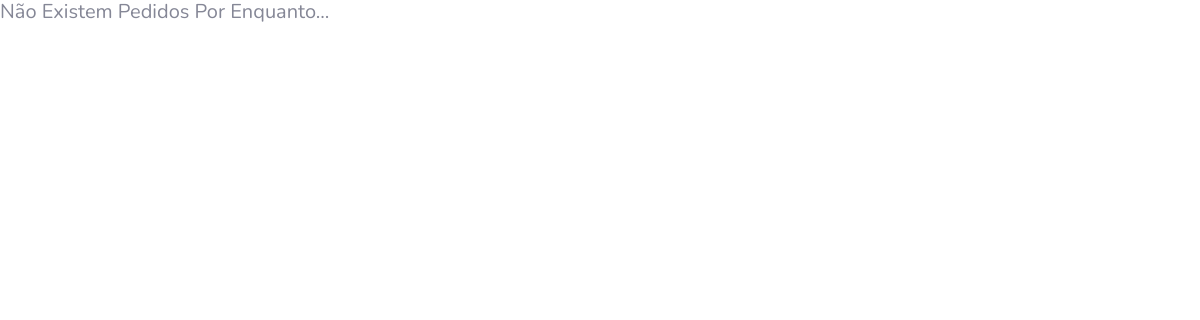
Before: /ajax-pericles2.php with the older database file.
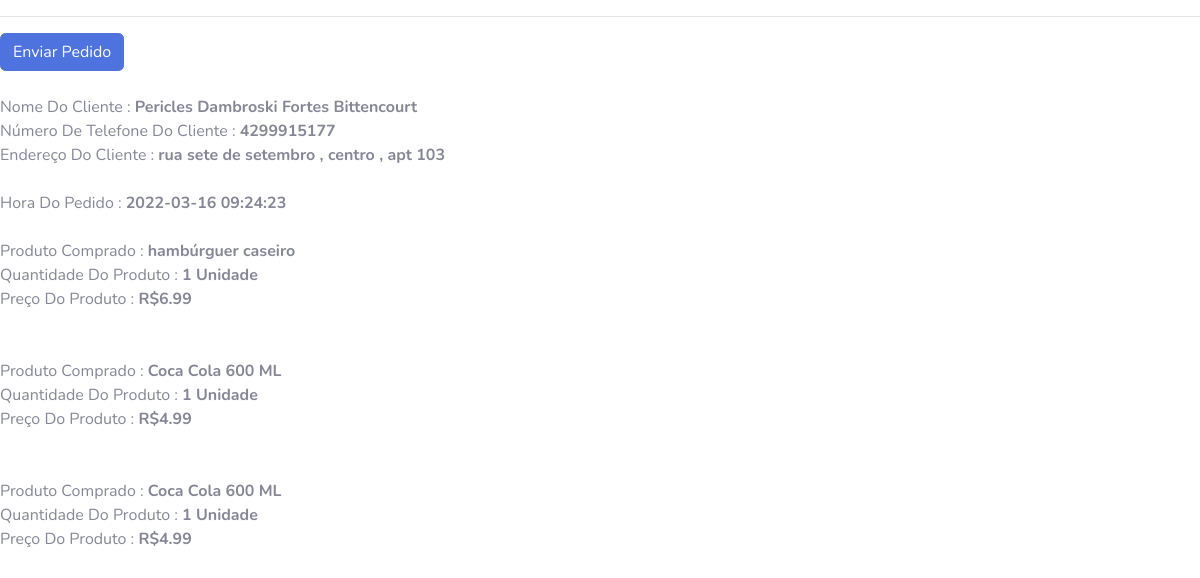
After: the same page with the newer database file.
### tables this page shows
CREATE TABLE `pedidosfeitos` (
  `sessao` varchar(50) NOT NULL,
  `cliente` varchar(50) NOT NULL,
  `telefone` varchar(50) NOT NULL,
  `endereco` varchar(50) NOT NULL,
  `produto` varchar(50) NOT NULL,
  `preco` varchar(50) NOT NULL,
  `adicionais` varchar(50) NOT NULL,
  `horapedido` varchar(50) NOT NULL
);

### ajax-pericles2.php (the view, shortened to what this page needs)
<!DOCTYPE html>
<html>
<head>
    <link href="vendor/fontawesome-free/css/all.min.css" rel="stylesheet" type="text/css">
    <link href="css/sb-admin-2.min.css" rel="stylesheet">
</head>
<body>
</body>
</html>
<?php
 $strcon = mysqli_connect('localhost','root','','evarini') or die('danieus kkk');
 $sql = "SELECT * FROM pedidosfeitos";
 $resultado = mysqli_query($strcon,$sql) or die("Erro ao retornar dados");
$num_rows = mysqli_num_rows($resultado);
 if ($num_rows == "0"){
        echo "<h5>Não Existem Pedidos Por Enquanto...</h5>";
        die();
    }
 while ($registro = mysqli_fetch_array($resultado))
 {
    $cliente = $registro['cliente'];
    $telefone = $registro['telefone'];
    $endereco = $registro['endereco'];
    $produto = $registro['produto'];
    $preco = $registro['preco'];
    $horapedido = $registro['horapedido'];
    if ($cliente != '') {
     echo '<hr>';
     echo '<form action="pedido-concluido.php" method="POST">';
     echo '<button type="submit" class="btn btn-primary" name="submit">Enviar Pedido</button>';
     echo '</form>';
     echo "Nome Do Cliente : <b>".$cliente."</b>";
     echo "Número De Telefone Do Cliente : <b>".$telefone."</b>";
     echo "Endereço Do Cliente : <b>".$endereco."</b>";
       echo "Hora Do Pedido : <b>".$horapedido."</b>";
    }
     echo "Produto Comprado : <b>".$produto."</b>";
     echo "Quantidade Do Produto : <b> 1 Unidade </b>";
     echo "Preço Do Produto : <b>R$".$preco."</b>";
 }
   ?>

Changed rows visible on the page:
added pedidosfeitos: cliente "Pericles Dambroski Fortes Bittencourt", telefone "4299915177", endereco "rua sete de setembro , centro , apt 103", horapedido "2022-03-16 09:24:23", produto "hambúrguer caseiro", preco "6.99"
added pedidosfeitos: produto "Coca Cola 600 ML", preco "4.99"
added pedidosfeitos: produto "Coca Cola 600 ML", preco "4.99"
Other visible differences:
text no longer shown: "Não Existem Pedidos Por Enquanto..."
